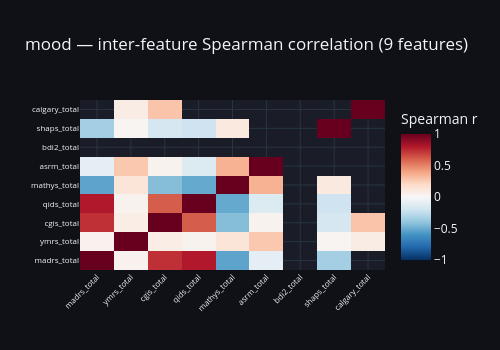
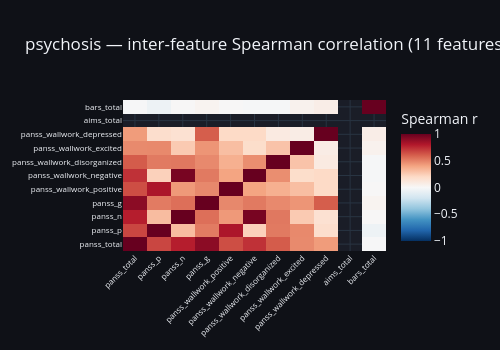
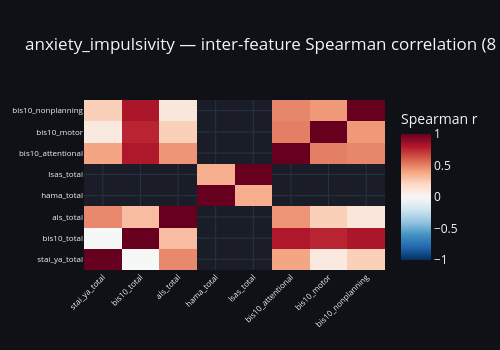

Here is the notebook cell these charts were saved with, in order:
### Markdown cell above
## 4. Inter-feature correlation heatmaps — all blocks (redundancy check)

Within each block, compute Spearman rank correlation matrix (pairwise-complete).
Blocks with fewer than 3 continuous features are skipped (correlation matrix not
meaningful). Identifies highly correlated subscales (|r| > 0.85) that may be
redundant — important for deciding whether to keep both a total score and its
constituent subscales, or whether two instruments measure the same construct.

### Code cell
all_high_corr_pairs = []  # Collect across all blocks for a summary table

for block_id in ALL_BLOCKS:
    block_feats = [f.id for f in schema.features if f.block == block_id and f.id in ds.X.columns]
    # Only continuous/ordinal — binary features produce degenerate correlations
    block_feats = [fid for fid in block_feats
                   if ds.feature_metadata.loc[fid, 'type'] in ('continuous', 'ordinal')]
    if len(block_feats) < 3:
        print(f'{block_id}: {len(block_feats)} continuous features, skipping correlation')
        continue

    X_block = ds.X[block_feats]
    valid_mask = X_block.notna().sum(axis=1) >= 2
    if valid_mask.sum() < 10:
        print(f'{block_id}: only {valid_mask.sum()} valid rows, skipping')
        continue
    corr = X_block.loc[valid_mask].corr(method='spearman')

    # Short labels
    short_labels = []
    for f in block_feats:
        s = f
        for pfx in ('inst_', 'asp_', 'sz_', 'dr_', 'cog_', 'np_', 'bio_', 'tx_',
                     'sub_', 'fh_', 'cm_', 'sui_', 'psyh_', 'demo_'):
            if s.startswith(pfx):
                s = s[len(pfx):]
                break
        short_labels.append(s)

    sz = max(350, len(block_feats) * 30)
    fig = go.Figure(data=go.Heatmap(
        z=corr.values,
        x=short_labels, y=short_labels,
        colorscale='RdBu_r', zmid=0, zmin=-1, zmax=1,
        colorbar=dict(title='Spearman r'),
        hovertemplate='%{x} vs %{y}<br>r = %{z:.2f}<extra></extra>',
    ))
    fig.update_layout(
        title=f'{block_id} — inter-feature Spearman correlation ({len(block_feats)} features)',
        height=sz, width=sz + 150,
        xaxis_tickangle=-45,
        xaxis_tickfont=dict(size=8),
        yaxis_tickfont=dict(size=8),
        **DARK,
    )
    fig.write_image(str(OUT / f'fig03_{block_id}_correlation.png'),
                    width=sz + 150, height=sz, scale=SCALE)
    fig.show()

    # Flag high correlations
    upper = corr.where(np.triu(np.ones(corr.shape), k=1).astype(bool))
    high_corr = upper.stack()
    high_corr = high_corr[high_corr.abs() > 0.85].sort_values(ascending=False)
    if len(high_corr):
        print(f'\n{block_id} — high correlations (|r| > 0.85):')
        for (f1, f2), r in high_corr.items():
            print(f'  {f1} × {f2}: r = {r:.3f}')
            all_high_corr_pairs.append({'block': block_id, 'feat_1': f1, 'feat_2': f2, 'r': r})
    else:
        print(f'\n{block_id}: no correlations > 0.85')

# Summary of all high-correlation pairs across blocks
if all_high_corr_pairs:
    hc_df = pd.DataFrame(all_high_corr_pairs).sort_values('r', ascending=False)
    print(f'\n{"=" * 70}')
    print(f'TOTAL high-correlation pairs (|r| > 0.85) across all blocks: {len(hc_df)}')
    print(hc_df.to_string(index=False))
else:
    print('\nNo high-correlation pairs found in any block.')

### Figure 1 — Plotly figure (JSON) as saved in the notebook; plotly's stock layout.template omitted (floating-point values rounded to 4 significant figures)
{"data": [{"colorbar": {"title": {"text": "Spearman r"}}, "colorscale": [[0, "rgb(5,48,97)"], [0.1, "rgb(33,102,172)"], [0.2, "rgb(67,147,195)"], [0.3, "rgb(146,197,222)"], [0.4, "rgb(209,229,240)"], [0.5, "rgb(247,247,247)"], [0.6, "rgb(253,219,199)"], [0.7, "rgb(244,165,130)"], [0.8, "rgb(214,96,77)"], [0.9, "rgb(178,24,43)"], [1, "rgb(103,0,31)"]], "hovertemplate": "%{x} vs %{y}<br>r = %{z:.2f}<extra></extra>", "type": "heatmap", "x": ["madrs_total", "ymrs_total", "cgis_total", "qids_total", "mathys_total", "asrm_total", "bdi2_total", "shaps_total", "calgary_total"], "y": ["madrs_total", "ymrs_total", "cgis_total", "qids_total", "mathys_total", "asrm_total", "bdi2_total", "shaps_total", "calgary_total"], "z": [[1.0, 0.04353, 0.7343, 0.803, -0.5352, -0.09578, NaN, -0.3433, NaN], [0.04353, 1.0, 0.07281, 0.037, 0.1278, 0.2715, NaN, 0.0189, 0.07701], [0.7343, 0.07281, 1.0, 0.6085, -0.4294, 0.03462, NaN, -0.1735, 0.2856], [0.803, 0.037, 0.6085, 1.0, -0.5134, -0.1408, NaN, -0.2049, NaN], [-0.5352, 0.1278, -0.4294, -0.5134, 1.0, 0.3515, NaN, 0.09964, NaN], [-0.09578, 0.2715, 0.03462, -0.1408, 0.3515, 1.0, NaN, NaN, NaN], [NaN, NaN, NaN, NaN, NaN, NaN, NaN, NaN, NaN], [-0.3433, 0.0189, -0.1735, -0.2049, 0.09964, NaN, NaN, 1.0, NaN], [NaN, 0.07701, 0.2856, NaN, NaN, NaN, NaN, NaN, 1.0]], "zmax": 1, "zmid": 0, "zmin": -1}], "layout": {"height": 350, "paper_bgcolor": "#0f1117", "plot_bgcolor": "#1a1d27", "title": {"text": "mood — inter-feature Spearman correlation (9 features)"}, "width": 500, "xaxis": {"tickangle": -45, "tickfont": {"size": 8}}, "yaxis": {"tickfont": {"size": 8}}}}

### Figure 2 — Plotly figure (JSON) as saved in the notebook; plotly's stock layout.template omitted (floating-point values rounded to 4 significant figures)
{"data": [{"colorbar": {"title": {"text": "Spearman r"}}, "colorscale": [[0, "rgb(5,48,97)"], [0.1, "rgb(33,102,172)"], [0.2, "rgb(67,147,195)"], [0.3, "rgb(146,197,222)"], [0.4, "rgb(209,229,240)"], [0.5, "rgb(247,247,247)"], [0.6, "rgb(253,219,199)"], [0.7, "rgb(244,165,130)"], [0.8, "rgb(214,96,77)"], [0.9, "rgb(178,24,43)"], [1, "rgb(103,0,31)"]], "hovertemplate": "%{x} vs %{y}<br>r = %{z:.2f}<extra></extra>", "type": "heatmap", "x": ["panss_total", "panss_p", "panss_n", "panss_g", "panss_wallwork_positive", "panss_wallwork_negative", "panss_wallwork_disorganized", "panss_wallwork_excited", "panss_wallwork_depressed", "aims_total", "bars_total"], "y": ["panss_total", "panss_p", "panss_n", "panss_g", "panss_wallwork_positive", "panss_wallwork_negative", "panss_wallwork_disorganized", "panss_wallwork_excited", "panss_wallwork_depressed", "aims_total", "bars_total"], "z": [[1.0, 0.6709, 0.7854, 0.9037, 0.6506, 0.7305, 0.6119, 0.4795, 0.4263, NaN, -0.007637], [0.6709, 1.0, 0.3132, 0.5207, 0.8162, 0.2362, 0.5246, 0.4822, 0.1757, NaN, -0.05349], [0.7854, 0.3132, 1.0, 0.5555, 0.4341, 0.9552, 0.5301, 0.2614, 0.1557, NaN, 0.003589], [0.9037, 0.5207, 0.5555, 1.0, 0.4845, 0.5245, 0.4804, 0.4467, 0.6067, NaN, 0.03089], [0.6506, 0.8162, 0.4341, 0.4845, 1.0, 0.3987, 0.3603, 0.3087, 0.2006, NaN, 0.005169], [0.7305, 0.2362, 0.9552, 0.5245, 0.3987, 1.0, 0.4678, 0.1814, 0.1991, NaN, -0.01299], [0.6119, 0.5246, 0.5301, 0.4804, 0.3603, 0.4678, 1.0, 0.2876, 0.09185, NaN, -0.01065], [0.4795, 0.4822, 0.2614, 0.4467, 0.3087, 0.1814, 0.2876, 1.0, 0.0765, NaN, 0.04074], [0.4263, 0.1757, 0.1557, 0.6067, 0.2006, 0.1991, 0.09185, 0.0765, 1.0, NaN, 0.06803], [NaN, NaN, NaN, NaN, NaN, NaN, NaN, NaN, NaN, NaN, NaN], [-0.007637, -0.05349, 0.003589, 0.03089, 0.005169, -0.01299, -0.01065, 0.04074, 0.06803, NaN, 1.0]], "zmax": 1, "zmid": 0, "zmin": -1}], "layout": {"height": 350, "paper_bgcolor": "#0f1117", "plot_bgcolor": "#1a1d27", "title": {"text": "psychosis — inter-feature Spearman correlation (11 features)"}, "width": 500, "xaxis": {"tickangle": -45, "tickfont": {"size": 8}}, "yaxis": {"tickfont": {"size": 8}}}}

### Figure 3 — Plotly figure (JSON) as saved in the notebook; plotly's stock layout.template omitted (floating-point values rounded to 4 significant figures)
{"data": [{"colorbar": {"title": {"text": "Spearman r"}}, "colorscale": [[0, "rgb(5,48,97)"], [0.1, "rgb(33,102,172)"], [0.2, "rgb(67,147,195)"], [0.3, "rgb(146,197,222)"], [0.4, "rgb(209,229,240)"], [0.5, "rgb(247,247,247)"], [0.6, "rgb(253,219,199)"], [0.7, "rgb(244,165,130)"], [0.8, "rgb(214,96,77)"], [0.9, "rgb(178,24,43)"], [1, "rgb(103,0,31)"]], "hovertemplate": "%{x} vs %{y}<br>r = %{z:.2f}<extra></extra>", "type": "heatmap", "x": ["stai_ya_total", "bis10_total", "als_total", "hama_total", "lsas_total", "bis10_attentional", "bis10_motor", "bis10_nonplanning"], "y": ["stai_ya_total", "bis10_total", "als_total", "hama_total", "lsas_total", "bis10_attentional", "bis10_motor", "bis10_nonplanning"], "z": [[1.0, -0.004972, 0.4832, NaN, NaN, 0.3983, 0.1002, 0.2421], [-0.004972, 1.0, 0.3134, NaN, NaN, 0.8072, 0.7656, 0.8186], [0.4832, 0.3134, 1.0, NaN, NaN, 0.4454, 0.2424, 0.113], [NaN, NaN, NaN, 1.0, 0.3661, NaN, NaN, NaN], [NaN, NaN, NaN, 0.3661, 1.0, NaN, NaN, NaN], [0.3983, 0.8072, 0.4454, NaN, NaN, 1.0, 0.5103, 0.4904], [0.1002, 0.7656, 0.2424, NaN, NaN, 0.5103, 1.0, 0.4352], [0.2421, 0.8186, 0.113, NaN, NaN, 0.4904, 0.4352, 1.0]], "zmax": 1, "zmid": 0, "zmin": -1}], "layout": {"height": 350, "paper_bgcolor": "#0f1117", "plot_bgcolor": "#1a1d27", "title": {"text": "anxiety_impulsivity — inter-feature Spearman correlation (8 features)"}, "width": 500, "xaxis": {"tickangle": -45, "tickfont": {"size": 8}}, "yaxis": {"tickfont": {"size": 8}}}}
